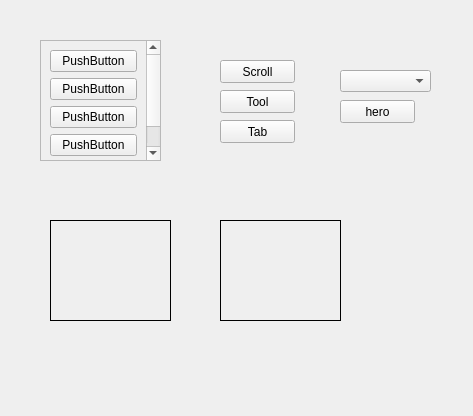
<?xml version="1.0" encoding="UTF-8"?>
<ui version="4.0">
 <class>Widget</class>
 <widget class="QWidget" name="Widget">
  <property name="geometry">
   <rect>
    <x>0</x>
    <y>0</y>
    <width>473</width>
    <height>416</height>
   </rect>
  </property>
  <property name="windowTitle">
   <string>Widget</string>
  </property>
  <widget class="QStackedWidget" name="stackedWidget">
   <property name="geometry">
    <rect>
     <x>20</x>
     <y>10</y>
     <width>181</width>
     <height>191</height>
    </rect>
   </property>
   <property name="currentIndex">
    <number>0</number>
   </property>
   <widget class="QWidget" name="page">
    <widget class="QScrollArea" name="scrollArea">
     <property name="geometry">
      <rect>
       <x>20</x>
       <y>30</y>
       <width>121</width>
       <height>121</height>
      </rect>
     </property>
     <property name="widgetResizable">
      <bool>true</bool>
     </property>
     <widget class="QWidget" name="scrollAreaWidgetContents_2">
      <property name="geometry">
       <rect>
        <x>0</x>
        <y>0</y>
        <width>102</width>
        <height>157</height>
       </rect>
      </property>
      <layout class="QVBoxLayout" name="verticalLayout">
       <item>
        <widget class="QPushButton" name="pushButton">
         <property name="text">
          <string>PushButton</string>
         </property>
        </widget>
       </item>
       <item>
        <widget class="QPushButton" name="pushButton_3">
         <property name="text">
          <string>PushButton</string>
         </property>
        </widget>
       </item>
       <item>
        <widget class="QPushButton" name="pushButton_2">
         <property name="text">
          <string>PushButton</string>
         </property>
        </widget>
       </item>
       <item>
        <widget class="QPushButton" name="pushButton_4">
         <property name="text">
          <string>PushButton</string>
         </property>
        </widget>
       </item>
       <item>
        <widget class="QPushButton" name="pushButton_5">
         <property name="text">
          <string>PushButton</string>
         </property>
        </widget>
       </item>
      </layout>
     </widget>
    </widget>
   </widget>
   <widget class="QWidget" name="page_5">
    <widget class="QToolBox" name="toolBox">
     <property name="geometry">
      <rect>
       <x>60</x>
       <y>30</y>
       <width>69</width>
       <height>121</height>
      </rect>
     </property>
     <property name="currentIndex">
      <number>0</number>
     </property>
     <widget class="QWidget" name="page_3">
      <property name="geometry">
       <rect>
        <x>0</x>
        <y>0</y>
        <width>69</width>
        <height>69</height>
       </rect>
      </property>
      <attribute name="label">
       <string>Classmates</string>
      </attribute>
     </widget>
     <widget class="QWidget" name="page_4">
      <property name="geometry">
       <rect>
        <x>0</x>
        <y>0</y>
        <width>100</width>
        <height>30</height>
       </rect>
      </property>
      <attribute name="label">
       <string>Friends</string>
      </attribute>
     </widget>
    </widget>
   </widget>
   <widget class="QWidget" name="page_2">
    <widget class="QTabWidget" name="tabWidget">
     <property name="geometry">
      <rect>
       <x>10</x>
       <y>10</y>
       <width>127</width>
       <height>80</height>
      </rect>
     </property>
     <widget class="QWidget" name="tab">
      <attribute name="title">
       <string>Tab 1</string>
      </attribute>
     </widget>
     <widget class="QWidget" name="tab_2">
      <attribute name="title">
       <string>Tab 2</string>
      </attribute>
     </widget>
    </widget>
   </widget>
  </widget>
  <widget class="QPushButton" name="btn_scroll">
   <property name="geometry">
    <rect>
     <x>220</x>
     <y>60</y>
     <width>75</width>
     <height>23</height>
    </rect>
   </property>
   <property name="text">
    <string>Scroll</string>
   </property>
  </widget>
  <widget class="QPushButton" name="btn_tool">
   <property name="geometry">
    <rect>
     <x>220</x>
     <y>90</y>
     <width>75</width>
     <height>23</height>
    </rect>
   </property>
   <property name="text">
    <string>Tool</string>
   </property>
  </widget>
  <widget class="QPushButton" name="btn_tab">
   <property name="geometry">
    <rect>
     <x>220</x>
     <y>120</y>
     <width>75</width>
     <height>23</height>
    </rect>
   </property>
   <property name="text">
    <string>Tab</string>
   </property>
  </widget>
  <widget class="QComboBox" name="combo_box">
   <property name="geometry">
    <rect>
     <x>340</x>
     <y>70</y>
     <width>91</width>
     <height>22</height>
    </rect>
   </property>
  </widget>
  <widget class="QPushButton" name="btn_hero">
   <property name="geometry">
    <rect>
     <x>340</x>
     <y>100</y>
     <width>75</width>
     <height>23</height>
    </rect>
   </property>
   <property name="text">
    <string>hero</string>
   </property>
  </widget>
  <widget class="QLabel" name="label_img">
   <property name="geometry">
    <rect>
     <x>50</x>
     <y>220</y>
     <width>121</width>
     <height>101</height>
    </rect>
   </property>
   <property name="frameShape">
    <enum>QFrame::Box</enum>
   </property>
   <property name="text">
    <string/>
   </property>
  </widget>
  <widget class="QLabel" name="label_gif">
   <property name="geometry">
    <rect>
     <x>220</x>
     <y>220</y>
     <width>121</width>
     <height>101</height>
    </rect>
   </property>
   <property name="frameShape">
    <enum>QFrame::Box</enum>
   </property>
   <property name="text">
    <string/>
   </property>
  </widget>
 </widget>
 <resources/>
 <connections/>
</ui>
